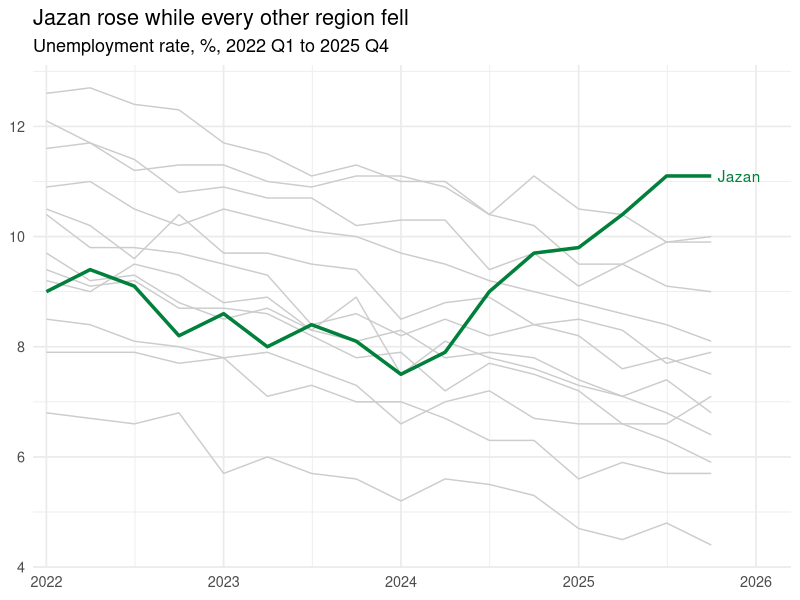

R code for this plot:
## ---- chunk 1
#| include: false
library(tidyverse)
rates <- read_csv("unemployment.csv") |>
  filter(region != "Kingdom")
jazan_end <- rates |>
  filter(region == "Jazan") |>
  slice_tail(n = 1)
## ---- chunk 2
#| fig-width: 8
#| fig-height: 4.5
ggplot(rates, aes(date, rate, group = region)) +
  geom_line(colour = "grey80") +
  geom_line(data = filter(rates, region == "Jazan"),
            colour = "#00803A", linewidth = 1.2) +
  geom_text(data = jazan_end, aes(label = region),
            hjust = -0.15, colour = "#00803A") +
  scale_x_date(expand = expansion(mult = c(0.02, 0.12))) +
  labs(title = "Jazan rose while every other region fell",
       subtitle = "Unemployment rate, %, 2022 Q1 to 2025 Q4",
       x = NULL, y = NULL) +
  theme_minimal(base_size = 13)
